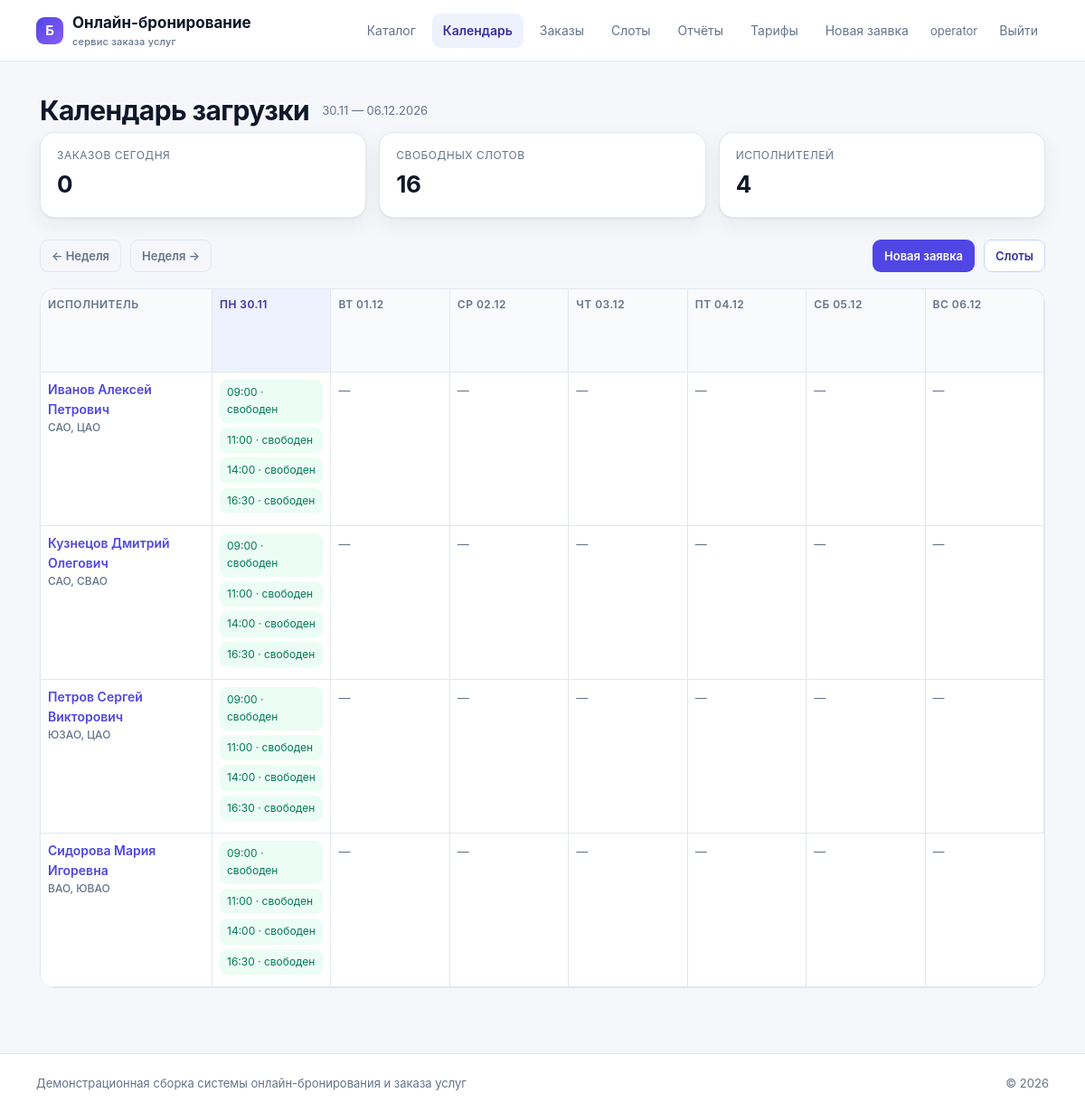
Screenshot of /operator/ (signed in) with the database file from the repository.
### apps/booking/models.py (models this page shows, shortened)
class TimeStampedModel(models.Model):
    created_at = models.DateTimeField("Создано", auto_now_add=True)
    updated_at = models.DateTimeField("Изменено", auto_now=True)
    class Meta:
        abstract = True

class Executor(TimeStampedModel):
    class Status(models.TextChoices):
        ACTIVE = "active", "Активен"
        SUSPENDED = "suspended", "Приостановлен"
        BLOCKED = "blocked", "Заблокирован"
    full_name = models.CharField("ФИО", max_length=120)
    phone = models.CharField("Телефон", max_length=12)
    qualification = models.CharField("Квалификация", max_length=120)
    geo_zone = models.CharField("Геозона", max_length=120)
    rating = models.DecimalField("Рейтинг", max_digits=2, decimal_places=1, default=5.0,
                                 validators=[MinValueValidator(0), MaxValueValidator(5)])
    status = models.CharField("Статус", max_length=16, choices=Status.choices,
                              default=Status.ACTIVE)
    class Meta:
        db_table = "executors"
        verbose_name = "Исполнитель"
        verbose_name_plural = "Исполнители"

class Slot(TimeStampedModel):
    class Status(models.TextChoices):
        FREE = "free", "Свободен"
        BLOCKED = "blocked", "Заблокирован"
        BUSY = "busy", "Занят"
        CANCELLED = "cancelled", "Отменён"
    executor = models.ForeignKey(Executor, on_delete=models.CASCADE, related_name="slots",
                                 verbose_name="Исполнитель")
    date = models.DateField("Дата")
    time_from = models.TimeField("Начало")
    time_to = models.TimeField("Окончание")
    status = models.CharField("Статус", max_length=16, choices=Status.choices,
                              default=Status.FREE)
    blocked_until = models.DateTimeField("Блокировка до", null=True, blank=True)
    class Meta:
        db_table = "slots"
        ordering = ("date", "time_from")
        indexes = [models.Index(fields=["executor", "date"])]
        verbose_name = "Слот"
        verbose_name_plural = "Слоты"

### apps/booking/views_console.py (the view)
# urls.py: path("operator/", views_console.dashboard, name="operator_dashboard"),
@login_required
def dashboard(request):
    start = _week_start(request)
    days = [start + timedelta(days=offset) for offset in range(7)]
    executors = Executor.objects.all().order_by("full_name")
    slots = list(Slot.objects.filter(date__gte=days[0], date__lte=days[-1])
                 .select_related("executor").order_by("time_from"))
    active = {order.slot_id: order for order in Order.objects.filter(
        slot__in=slots, status__in=(Order.Status.NEW, Order.Status.CONFIRMED),
    )}
    for slot in slots:
        slot.active_order = active.get(slot.pk)
    grid = {}
    for slot in slots:
        grid.setdefault((slot.executor_id, slot.date), []).append(slot)
    rows = []
    for executor in executors:
        rows.append({
            "executor": executor,
            "cells": [{"date": day, "slots": grid.get((executor.pk, day), [])}
                      for day in days],
        })
    mobile = []
    for day in days:
        mobile.append({
            "date": day,
            "rows": [{"executor": executor,
                      "slots": grid.get((executor.pk, day), [])}
                     for executor in executors],
        })
    return render(request, "console/calendar.html", {
        "rows": rows,
        "mobile": mobile,
        "days": days,
        "start": start,
        "prev_week": (start - timedelta(days=7)).isoformat(),
        "next_week": (start + timedelta(days=7)).isoformat(),
        "orders_today": Order.objects.filter(created_at__date=date.today()).count(),
        "free_slots": Slot.objects.filter(status=Slot.Status.FREE,
                                         date__gte=date.today()).count(),
        "today": date.today(),
    })

### apps/booking/views_console.py (called while the page is built)
def _week_start(request):
    raw = request.GET.get("start")
    if raw:
        try:
            return date.fromisoformat(raw)
        except ValueError:
            pass
    return date.today()

### templates/console/calendar.html (shortened to what this page needs)
{% extends "base.html" %}
{% block content %}
<div class="order-head">
  <h1>Календарь загрузки</h1>
  <span class="muted">{{ days.0|date:"d.m" }} — {{ days|last|date:"d.m.Y" }}</span>
</div>
<div class="kpi">
  <div class="card"><span class="caption">Заказов сегодня</span><span class="value">{{ orders_today }}</span></div>
  <div class="card"><span class="caption">Свободных слотов</span><span class="value">{{ free_slots }}</span></div>
  <div class="card"><span class="caption">Исполнителей</span><span class="value">{{ rows|length }}</span></div>
</div>
<div class="toolbar">
  <a class="btn ghost small" href="?start={{ prev_week }}">← Неделя</a>
  <a class="btn ghost small" href="?start={{ next_week }}">Неделя →</a>
  <a class="btn small" href="{% url 'operator_claim' %}">Новая заявка</a>
  <a class="btn secondary small" href="{% url 'operator_slots' %}">Слоты</a>
</div>
<div class="calendar-scroll">
  <div class="calendar">
    <div class="calendar-grid">
      <div class="calendar-cell calendar-head">Исполнитель</div>
      {% for day in days %}
        <div class="calendar-cell calendar-head {% if day == today %}today{% endif %}">{{ day|date:"D d.m" }}</div>
      {% endfor %}
      {% for row in rows %}
        <div class="calendar-cell calendar-executor">
          <a href="{% url 'operator_executor' row.executor.id %}">{{ row.executor.full_name }}</a>
          <small>{{ row.executor.geo_zone }}</small>
        </div>
        {% for cell in row.cells %}
          <div class="calendar-cell">
            {% for slot in cell.slots %}
              {% if slot.active_order %}
                <a class="slot-mini busy" href="{% url 'operator_order' slot.active_order.id %}">
                  {{ slot.time_from|time:"H:i" }} · №{{ slot.active_order.id }}</a>
              {% elif slot.status == "blocked" %}
                <span class="slot-mini blocked">{{ slot.time_from|time:"H:i" }} · удержание</span>
              {% elif slot.status == "cancelled" %}
                <span class="slot-mini cancelled">{{ slot.time_from|time:"H:i" }} · отменён</span>
              {% else %}
                <span class="slot-mini free">{{ slot.time_from|time:"H:i" }} · свободен</span>
              {% endif %}
            {% empty %}
              <span class="muted">—</span>
            {% endfor %}
          </div>
        {% endfor %}
      {% endfor %}
    </div>
  </div>
</div>
{% endblock %}

### templates/base.html (shortened to what this page needs)
{% load static %}
<!DOCTYPE html>
<html lang="ru">
<head>
  <link rel="stylesheet" href="{% static 'css/app.css' %}">
</head>
<body>
<header class="topbar">
  <a class="brand" href="/">
    <span class="brand-mark">Б</span>
    <span>Онлайн-бронирование<small>сервис заказа услуг</small></span>
  </a>
  <nav class="menu">
    <a href="/" class="{% if request.path == '/' %}active{% endif %}">Каталог</a>
    {% if user.is_authenticated %}
      {% if user.is_staff %}
        <a href="/operator/" class="{% if request.path == '/operator/' %}active{% endif %}">Календарь</a>
        <a href="/operator/orders/" class="{% if '/operator/orders' in request.path %}active{% endif %}">Заказы</a>
        <a href="/operator/slots/">Слоты</a>
        <a href="/operator/report/">Отчёты</a>
        <a href="/operator/tariffs/">Тарифы</a>
        <a href="/operator/claim/">Новая заявка</a>
      {% else %}
        <a href="/account/" class="{% if '/account' in request.path %}active{% endif %}">Мои заказы</a>
        <a href="/account/notifications/">Уведомления</a>
      {% endif %}
      <span class="user">{{ user.get_username }}</span>
      <form method="post" action="/accounts/logout/" class="inline">{% csrf_token %}
        <button class="link" type="submit">Выйти</button>
      </form>
    {% else %}
      <a href="/accounts/login/" class="{% if '/login' in request.path %}active{% endif %}">Войти</a>
      <a class="btn small" href="/accounts/register/">Регистрация</a>
    {% endif %}
  </nav>
</header>
<main class="page">
  {% block content %}{% endblock %}
</main>
<footer class="footer">
  <span>Демонстрационная сборка системы онлайн-бронирования и заказа услуг</span>
  <span>© 2026</span>
</footer>
</body>
</html>

### rows the page displays
Executor: executor.full_name "Иванов Алексей Петрович", executor.geo_zone "САО, ЦАО"
Slot: time_from "09:00"
Slot: time_from "11:00"
Slot: time_from "14:00"
Slot: time_from "16:30"
Executor: executor.full_name "Кузнецов Дмитрий Олегович", executor.geo_zone "САО, СВАО"
Slot: time_from "09:00"
Slot: time_from "11:00"
Slot: time_from "14:00"
Slot: time_from "16:30"
Executor: executor.full_name "Петров Сергей Викторович", executor.geo_zone "ЮЗАО, ЦАО"
Slot: time_from "09:00"
Slot: time_from "11:00"
Slot: time_from "14:00"
Slot: time_from "16:30"
Executor: executor.full_name "Сидорова Мария Игоревна", executor.geo_zone "ВАО, ЮВАО"
Slot: time_from "09:00"
Slot: time_from "11:00"
Slot: time_from "14:00"
Slot: time_from "16:30"

### other values shown
{{ user.get_username }} "operator"
{{ days.0|date:"d.m" }} "30.11"
{{ days|last|date:"d.m.Y" }} "06.12.2026"
{{ orders_today }} "0"
{{ free_slots }} "16"
{{ rows|length }} "4"
{{ day|date:"D d.m" }} "ПН 30.11" "ВТ 01.12" "СР 02.12" "ЧТ 03.12" "ПТ 04.12" "СБ 05.12" "ВС 06.12"
